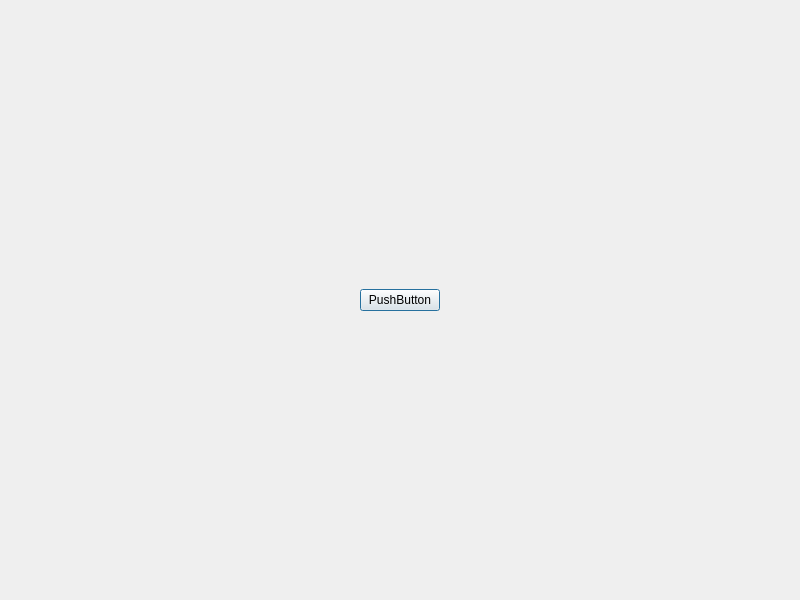
<?xml version="1.0" encoding="UTF-8"?>
<ui version="4.0">
 <class>Dialog</class>
 <widget class="QDialog" name="Dialog">
  <property name="geometry">
   <rect>
    <x>0</x>
    <y>0</y>
    <width>800</width>
    <height>600</height>
   </rect>
  </property>
  <property name="windowTitle">
   <string>Dialog</string>
  </property>
  <layout class="QHBoxLayout" name="horizontalLayout_2">
   <item>
    <layout class="QHBoxLayout" name="horizontalLayout">
     <item>
      <spacer name="horizontalSpacer">
       <property name="orientation">
        <enum>Qt::Horizontal</enum>
       </property>
       <property name="sizeHint" stdset="0">
        <size>
         <width>40</width>
         <height>20</height>
        </size>
       </property>
      </spacer>
     </item>
     <item>
      <layout class="QVBoxLayout" name="verticalLayout">
       <item>
        <spacer name="verticalSpacer">
         <property name="orientation">
          <enum>Qt::Vertical</enum>
         </property>
         <property name="sizeHint" stdset="0">
          <size>
           <width>20</width>
           <height>40</height>
          </size>
         </property>
        </spacer>
       </item>
       <item>
        <widget class="QPushButton" name="pushButton">
         <property name="text">
          <string>PushButton</string>
         </property>
        </widget>
       </item>
       <item>
        <spacer name="verticalSpacer_2">
         <property name="orientation">
          <enum>Qt::Vertical</enum>
         </property>
         <property name="sizeHint" stdset="0">
          <size>
           <width>20</width>
           <height>40</height>
          </size>
         </property>
        </spacer>
       </item>
      </layout>
     </item>
     <item>
      <spacer name="horizontalSpacer_2">
       <property name="orientation">
        <enum>Qt::Horizontal</enum>
       </property>
       <property name="sizeHint" stdset="0">
        <size>
         <width>40</width>
         <height>20</height>
        </size>
       </property>
      </spacer>
     </item>
    </layout>
   </item>
  </layout>
 </widget>
 <resources/>
 <connections/>
</ui>
